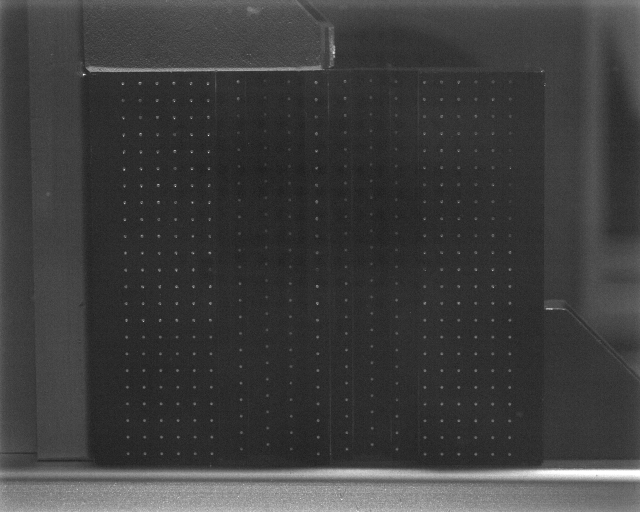
#> input picture MyPTV/example/Calibration/cal1.tif, 1280 x 1024 px (shown at 1/2 size)
$ python -i sheet_segmentation_mod.py   (imports and definitions only)
#> lines starting #> are read from the running program, lines starting #| are printed output that depends on the picture; after the words box and inside, x2 and y2 are one past the last pixel; in counts of white or black regions, pixels touching at a corner belong together
#> further down, picture is the input picture: shape (1024, 1280); min 0, max 255, mean 61.3
# -*- coding: utf-8 -*-
"""
Created on May 2024

@author: ron

Contains code for segmenting particles (aka blobs)
and their silhouettes (aka edges)

"""

from numpy import ones, savetxt, meshgrid, array, gradient
from numpy import sum as npsum
from numpy import abs as npabs

from skimage.io import imread
from skimage import io

from scipy.signal import convolve2d
from scipy.ndimage import gaussian_filter, median_filter
from scipy.ndimage.measurements import label, find_objects


class sheet_segmentation(object):
    '''a class for segmenting out particles (blobs) for a given image'''


    def __init__(self, image, sigma=None, threshold=10, mask=1.0,
                 median = None, local_filter = None, particle_size=3,
                 BG_image = None,
                 min_xsize=None, max_xsize=None,
                 min_ysize=None, max_ysize=None,
                 min_mass=None, max_mass=None,
                 method='labeling'):
        '''
        inputs -

        image - the image (matrix) to be analyzed

        particle_size - the expected size of particles; this input is only
                        used if method='dilation'.

        sigma - float, standard deviation of the gaussian blur filter. If this
                is None, then the bluring filter is not applied.

        threshold - int, the grey value above which pixels are considered a
                    particle. Note that the threshold is performed after the
                    blur and local mean subtraction filters are applied.

        mask - either array of 0 and 1 with the same shape of imae, or 1. If
               this is an array of 0 and 1, this is taken to choose regions
               of interest in the analyzed image (regions with 0 are
               discarded).

        local_filter - int, the window size of the local mean subtraction
                       filter. In this is None then the filter is not applied.

        BG_image - Either a given static image, in which case this image is
                   subtracted from the given image by taking the difference,
                   or this is None, in which case this operation is skipped.

        min/max_( ) - size and area filters for the discovered blobs. If None
                      then filters are not applied.

        method - string. The method used for labeling the blobds. Can be
                 either 'dilation' or 'labeling'. In dilation, local maxima
                 are sought in the image and the blobs are considered to be
                 regions of size 'particle_size' around these maxima. In the
                 'labeling' method, the threshold is performed and blobs are
                 considered to be connected bright pixels. The dilation method
                 is better at distinguishing close particles (saddle points in
                 the brihtness) if their size is given correctly. The
                 'labeling' method may be better for non spherical particles.
        '''

        self.im = image
        self.p_size = particle_size
        self.sigma = sigma
        self.median = median
        self.th = threshold
        self.mask = mask
        self.bbox_limits = (min_xsize, max_xsize, min_ysize, max_ysize)
        self.mass_limits = (min_mass, max_mass)
        self.loc_filter = local_filter
        self.BG_image = BG_image

        if method not in ['dilation', 'labeling']:
            raise ValueError('method "%s" unknown.'%method)

        self.method = method


    # [10 lines left out: function local_filter, not called in this run]


    def process_image(self):
        '''
        Will perform image processing - the gaussian blur and then the loal
        mean subtraction; processing is performed only if the filter parameters
        are not None. Finlly it will apply the mask to cover unwanted regions.
        Results are stored in the self.processed_im.
        '''

        # subtract background:
        if self.BG_image is not None:
            imNoBG = npabs(self.im - self.BG_image).astype(self.im.dtype)
        else:
            imNoBG = self.im

        # apply a Gussian blur
        if self.sigma is not None:
            blured = gaussian_filter(imNoBG, self.sigma)
        else:
            blured = imNoBG

        # apply median filter
        if self.median is not None:
            med = median_filter(blured, size = self.median)
        else:
            med = blured

        # apply local mean subtraction
        if self.loc_filter is not None:
            filtered = self.local_filter(med)
        else:
            filtered = med

        # apply the mask
        self.processed_im = filtered * self.mask


    def get_binary_image(self):
        '''Will mark pixels in the image as background and foreground
        (particles) using the given method'''

        # Do the image processing
        self.process_image()

        if self.method=='labeling':
            # find bright regions and generate a binary image
            global_filt = self.processed_im > self.th
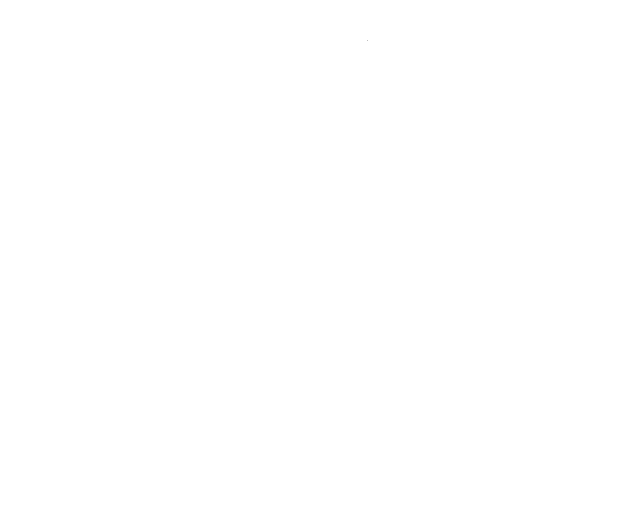
#> global_filt: shape (1024, 1280) bool (shown at 1/2 size); 100% white; black in thin lines or dots, all inside (x1, y1, x2, y2) = (735, 80, 736, 81)
            bin_image = 1.0 * global_filt * self.mask
            return bin_image

        elif self.method == 'dilation':
            # dilate, find briht local maxima, and generate a binary image
            from scipy.ndimage import grey_dilation
            dilated = grey_dilation(self.processed_im,
                                    size=self.p_size, mode='constant')
            bin_im = (self.processed_im==dilated) * (self.processed_im>self.th)

            return bin_im


    # [63 lines left out: function characterize_blob, not called in this run]


    def blob_labeling(self, image):
        '''
        Will label connected areas (blobs) for the labeling method.

        Labels regions with value 1 in a binary image and return their
        coordinates. The values of image are 0 for background and 1 for
        foreground.

        output - linked: a nested list of connected pixel indexes
        '''
        # use scipy to label the blobs
        self.labeled = label(image)[0]
        locations = find_objects(self.labeled)
#> locations = 1 item

        return locations


    def get_blobs_and_silhouettes(self):
        '''Returns a list of particle centers, their box size, and area

        The center is the weighted mean of the blob coordinates using
        the brightness as weights.
        The box size is the largest length that bound the blob in the
        x and y directions.
        The area is the number of pixels belonging to the blob

        returns - blobs: a nested list of [ [(center), (box size), area], ...]
        '''
        # getting the binary image
        self.bin_im = self.get_binary_image()

        # labeling connected foreground pixels to form "blobs"
        blob_pixels = self.blob_labeling(self.bin_im)
#> blob_pixels = 1 item

        # making an image with the edges of the blobs
        grad = gradient(self.labeled)
#> grad = 2 items
        self.silhouette_image = npsum(array(grad*(self.labeled>0))**2, axis=0)
#> self.silhouette_image: shape (1024, 1280) float64; values 0 (black) and 0.25 (white), 0% white in thin lines or dots, all inside (x1, y1, x2, y2) = (734, 79, 737, 82)

        stamp_y, stamp_x = meshgrid(range(self.im.shape[1]),
                                    range(self.im.shape[0]))

        blobs = []

        for e, loc in enumerate(blob_pixels):
            # 1. extracting blob parameters
            mask = 1.0*(self.labeled[loc]>0)*(self.labeled[loc]==e+1)
            mass = npsum(self.processed_im[loc] * mask)
            X = npsum(stamp_x[loc] * self.processed_im[loc] * mask) / mass
            Y = npsum(stamp_y[loc] * self.processed_im[loc] * mask) / mass
            center = [round(X, ndigits=2), round(Y, ndigits=2)]
            box_size = list(mask.shape)
            blobs.append( [center, box_size, mass])

            # 2. extracting the pixels of the edges of each blob
            mask = 1.0*(self.silhouette_image[loc]>0)*(self.labeled[loc]==e+1)
            sill_x = (stamp_x[loc] * mask)[stamp_x[loc] * mask > 0]
            sill_y = (stamp_y[loc] * mask)[stamp_x[loc] * mask > 0]
            blobs[-1].append(list(zip(sill_x, sill_y)))
#> this loop made 1 pass
#> (e, mass, X, Y, box_size, sill_x, sill_y) on pass 1: (0, 80324480, 546, 643.5, [1024, 1280], [79, 80, 80, 81], [735, 734, 736, 735])
#> after the loop, blobs = 1 item

        self.blobs = blobs
#> self.blobs = 1 item


    # [68 lines left out: functions apply_blobs_size_filter, plot_blobs, save_results, not called in this run]


class loop_sheet_segmentation(object):

    '''A class for looping over images in a directory to segment particles
    and save the results in a file.'''

    # [166 lines left out: functions __init__, get_file_names, calculate_BG, segment_folder_images, save_results, not called in this run]


# [3 lines not run here, left out]

    # [26 lines of commented-out code are left out]


>>> import cv2
>>> picture = cv2.imread('../../MyPTV/example/Calibration/cal1.tif', cv2.IMREAD_GRAYSCALE)
>>> result = sheet_segmentation(picture).get_blobs_and_silhouettes()

$ run again, on MyPTV/example/Calibration/cal2.tif
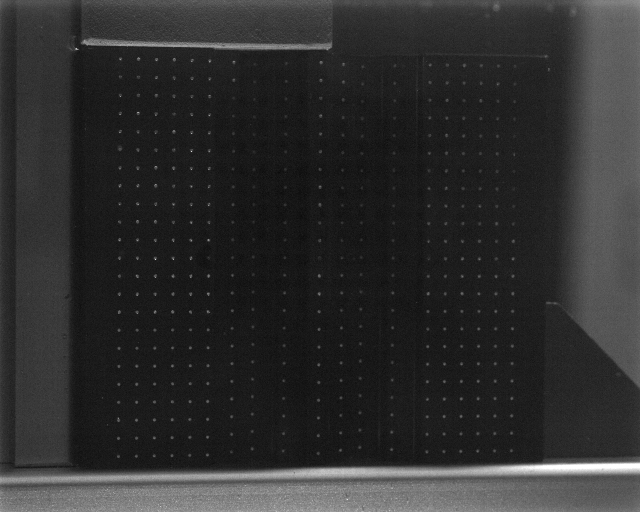
#> input picture MyPTV/example/Calibration/cal2.tif, 1280 x 1024 px (shown at 1/2 size)
#> picture is the input picture: shape (1024, 1280); min 0, max 255, mean 46.2
#> in get_binary_image, `global_filt = self.processed_im > self.th`:
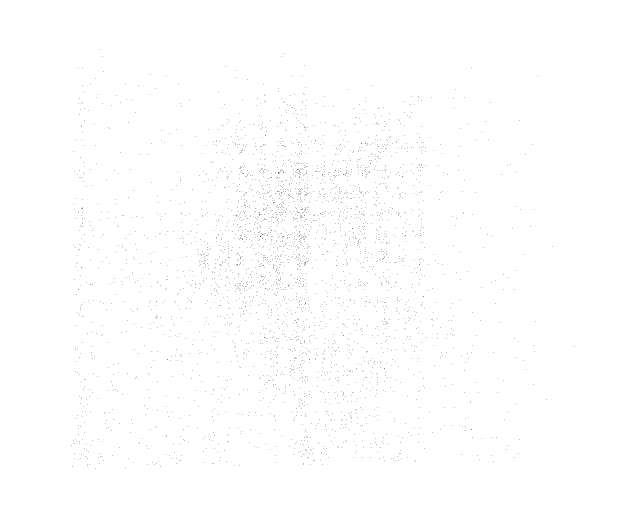
#> global_filt: shape (1024, 1280) bool (shown at 1/2 size); 99.7% white; black in thin lines or dots, all inside (x1, y1, x2, y2) = (142, 98, 1149, 937)
#> locations = 1 item
#> grad = 2 items
#> the loop in get_blobs_and_silhouettes, `for e, loc in enumerate(blob_pixels):` made 1 pass
#> (e, mass, X, Y, box_size) on pass 1: (0, 60503814, 551.6, 681.7, [1024, 1280])
#> pass 1, in get_blobs_and_silhouettes, `mask = 1.0*(self.silhouette_image[loc]>0)*(self.labeled[loc]==e+1)`:
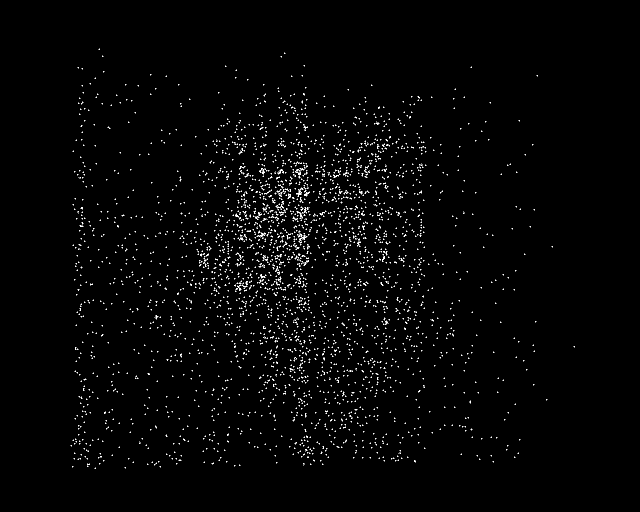
#> mask: shape (1024, 1280) float64 (shown at 1/2 size); values 0 (black) and 1 (white), 1.1% white in thin lines or dots, all inside (x1, y1, x2, y2) = (141, 97, 1150, 938)
#> after the loop in get_blobs_and_silhouettes, `for e, loc in enumerate(blob_pixels):`: blobs = 1 item

$ run again, on MyPTV/example/Calibration/cal3.tif
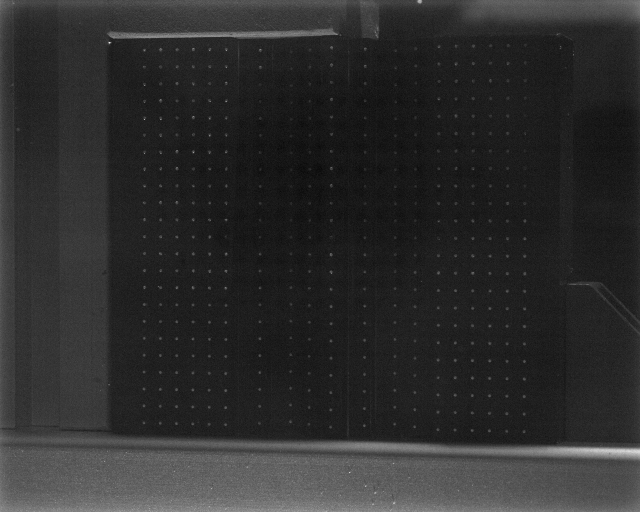
#> input picture MyPTV/example/Calibration/cal3.tif, 1280 x 1024 px (shown at 1/2 size)
#> picture is the input picture: shape (1024, 1280); min 0, max 255, mean 44.7
#> global_filt: shape (1024, 1280) bool; 99.8% white; black in thin lines or dots, all inside (x1, y1, x2, y2) = (221, 75, 1277, 877)
#> in blob_labeling, `self.labeled = label(image)[0]`:
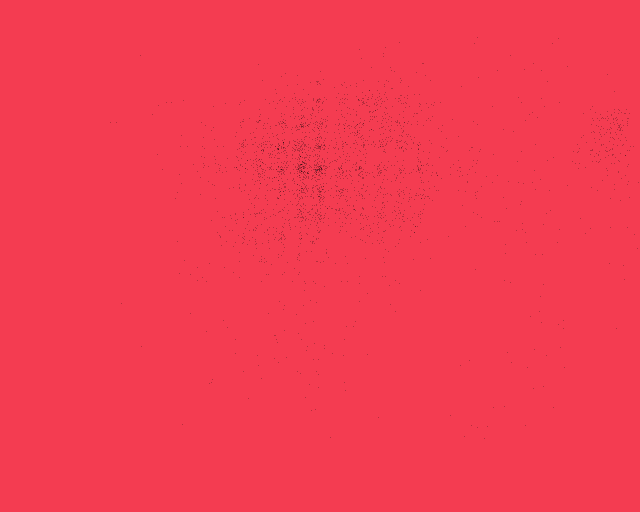
#> self.labeled: shape (1024, 1280) int32 (shown at 1/2 size); 3 distinct labels, from 0 to 2; one colour per label, 0 black
#> locations = 2 items
#> the loop in get_blobs_and_silhouettes, `for e, loc in enumerate(blob_pixels):` made 2 passes
#> (e, mass, X, Y, box_size) on pass 1: (0, 58604207, 584.3, 602.6, [1024, 1280])
#> pass 1, in get_blobs_and_silhouettes, `mask = 1.0*(self.silhouette_image[loc]>0)*(self.labeled[loc]==e+1)`:
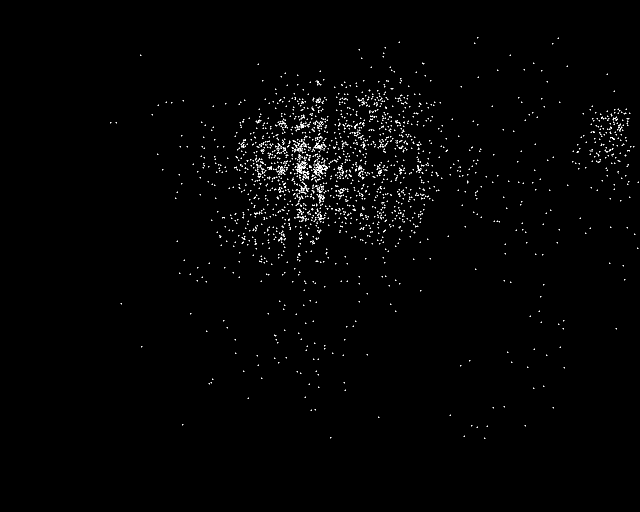
#> mask: shape (1024, 1280) float64 (shown at 1/2 size); values 0 (black) and 1 (white), 0.76% white in thin lines or dots, all inside (x1, y1, x2, y2) = (220, 74, 1278, 878)
